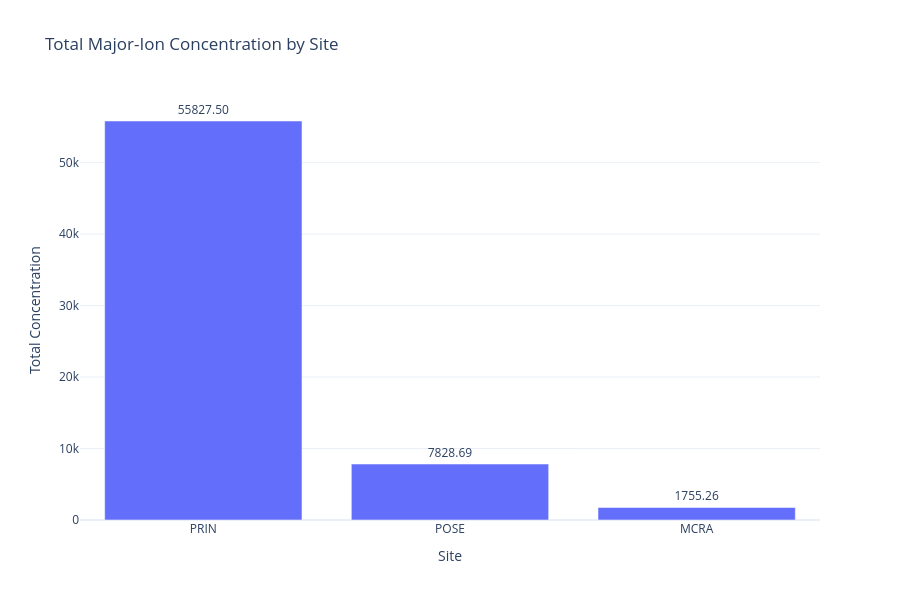

This figure's notebook cell:
### Code cell
total_pd = total_major_ion.toPandas()

if not total_pd.empty:
    fig = px.bar(
        total_pd,
        x="siteID",
        y="totalConcentration",
        text="totalConcentration",
        title="Total Major-Ion Concentration by Site",
        labels={
            "siteID": "Site",
            "totalConcentration": "Total Concentration"
        }
    )

    fig.update_traces(texttemplate="%{text:.2f}", textposition="outside")

    fig.update_layout(
        height=600,
        template="plotly_white"
    )

    fig.show()

### Figure 1 — Plotly figure (JSON) as saved in the notebook; plotly's stock layout.template omitted (floating-point values rounded to 4 significant figures)
{"data": [{"hovertemplate": "Site=%{x}<br>Total Concentration=%{text}<extra></extra>", "legendgroup": "", "marker": {"color": "#636efa", "pattern": {"shape": ""}}, "name": "", "orientation": "v", "showlegend": false, "text": [55830.0, 7829.0, 1755.0], "textposition": "outside", "texttemplate": "%{text:.2f}", "type": "bar", "x": ["PRIN", "POSE", "MCRA"], "xaxis": "x", "y": [55830.0, 7829.0, 1755.0], "yaxis": "y"}], "layout": {"barmode": "relative", "height": 600, "legend": {"tracegroupgap": 0}, "title": {"text": "Total Major-Ion Concentration by Site"}, "xaxis": {"anchor": "y", "domain": [0, 1], "title": {"text": "Site"}}, "yaxis": {"anchor": "x", "domain": [0, 1], "title": {"text": "Total Concentration"}}}}
